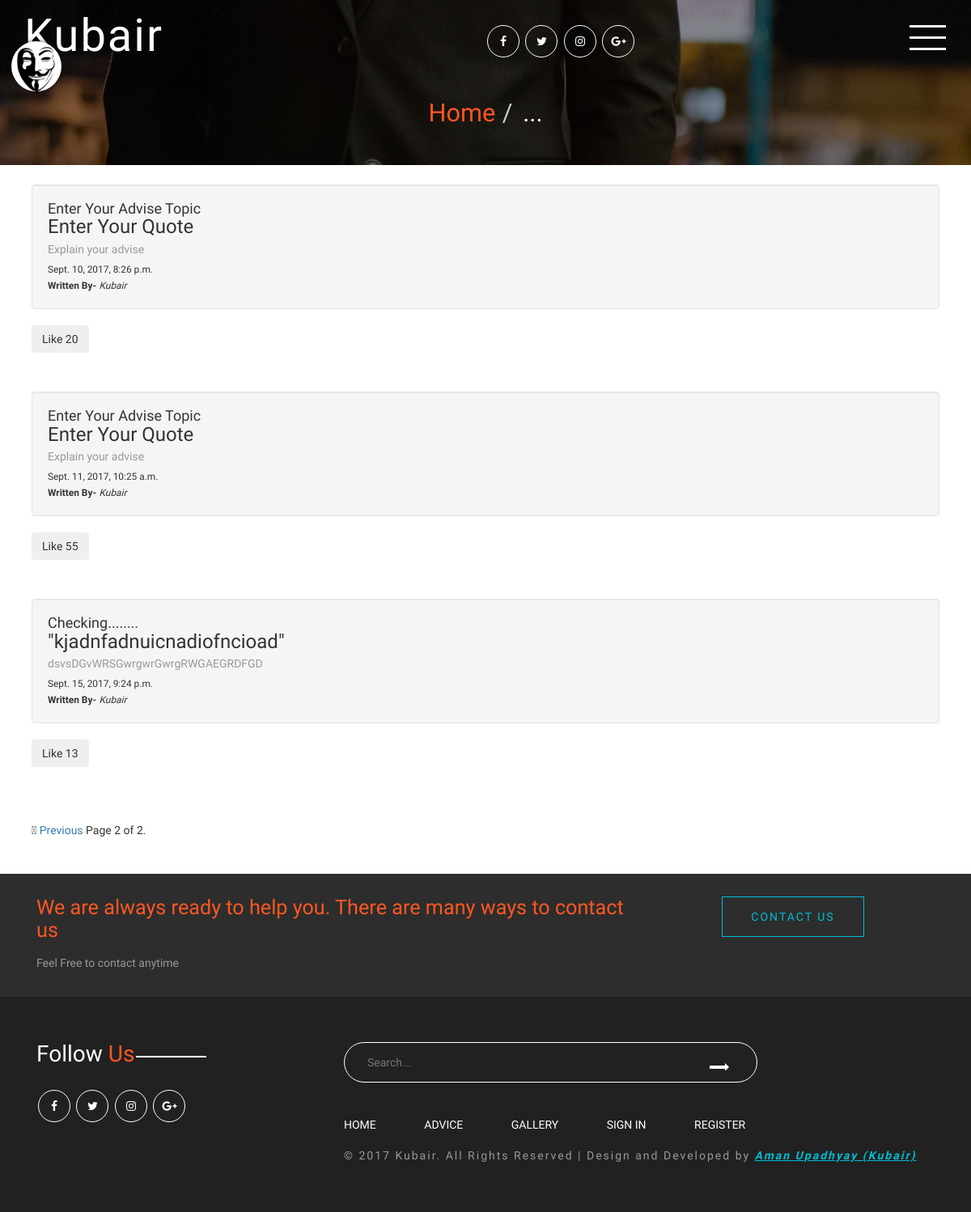
The page /Advises/?page=2 on the database its author committed.
### Advises/models.py (models this page shows, shortened)
class Advise(models.Model):
    Advise=models.CharField(max_length=50,blank=False,default='Enter Your Advise Topic')
    Quote=models.CharField(max_length=50,blank=False,default='Enter Your Quote')
    Explanation=models.TextField(blank=False,default='Explain your advise')
    Created_time=models.DateTimeField(auto_now=True)
    author=models.ForeignKey('auth.User')
    likes=models.IntegerField(default=0)

### Advises/views.py (the view)
# urls.py: url(r'^Advises/$',advise_views.View_Advise, name="Advises"),
def View_Advise(request):
    Advise_list = Advise.objects.all().order_by('Created_time')
    paginator = Paginator(Advise_list, 5)
    page = request.GET.get('page')
    try:
        posts = paginator.page(page)
    except PageNotAnInteger:
        posts = paginator.page(1)
    except EmptyPage:
        posts = paginator.page(paginator.num_pages)
    contex = {'Advises': posts}
    return render(request, 'View_Advise.html', contex)

### templates/View_Advise.html (shortened to what this page needs)
{% extends 'base.html' %}
{% load static %}
{% block content %}
    {% include 'snippts/header.html' %}
    {% for Advise in Advises %}
        <div class="container well-lg">
            <div class="col-md 6 well m-t-3">
                <h4>{{ Advise.Advise }}</h4>
                <h3>{{ Advise.Quote }}</h3>
                <p class="bottom-right">{{ Advise.Explanation }}</p>
                <small>{{ Advise.Created_time }}</small>
                <br>
                <small><b>Written By-</b></small>
                <small><i>{{ Advise.author }}</i></small>
            </div>
            <button id="likes" data-id="{{ Advise.id }}" class="btnlikes btn btn-social-icon">Like
                {% if Advise.likes > 0 %}{{ Advise.likes }} {% endif %}</button>
        </div>
    {% endfor %}
    <div class="container well-lg">
    <div class="pagination">
        <span class="fa-step-forward">
        {% if Advises.has_previous %}
            <a href="?page={{ Advises.previous_page_number }}">Previous</a>
        {% endif %}
        <span class="current">
            Page {{ Advises.number }} of {{ Advises.paginator.num_pages }}.</span>
        </span>
    </div>
    </div>
    {% include 'snippts/contactus_footer.html' %}
    {% include 'snippts/footer.html' %}
{% endblock content %}

### Advises/static/css/style.css (style rules this page uses)
body { margin:0; font-family: 'Roboto Condensed', sans-serif; background: #fff; }
body a { transition: 0.5s all; -webkit-transition: 0.5s all; -moz-transition: 0.5s all; -o-transition: 0.5s all; -ms-transition: 0.5s all; text-decoration:none; outline:none; }
h1,h2,h3,h4,h5,h6 { margin:0; font-family: 'Oswald', sans-serif; }
p { margin:0; }
p { font-size: 1em; color: #999; line-height: 2em; }
.well { font-weight: 300; font-size: 14px; }

### rows shown on the page
Advise: Advise "Enter Your Advise Topic", Quote "Enter Your Quote", Explanation "Explain your advise", Created_time "Sept. 10, 2017, 8:26 p.m.", author "Kubair", likes "20"
Advise: Advise "Enter Your Advise Topic", Quote "Enter Your Quote", Explanation "Explain your advise", Created_time "Sept. 11, 2017, 10:25 a.m.", author "Kubair", likes "55"
Advise: Advise "Checking........", Quote "\"kjadnfadnuicnadiofncioad\"", Explanation "dsvsDGvWRSGwrgwrGwrgRWGAEGRDFGD", Created_time "Sept. 15, 2017, 9:24 p.m.", author "Kubair", likes "13"

### other values the page prints
{{ Advises.number }} "2"
{{ Advises.paginator.num_pages }} "2"
